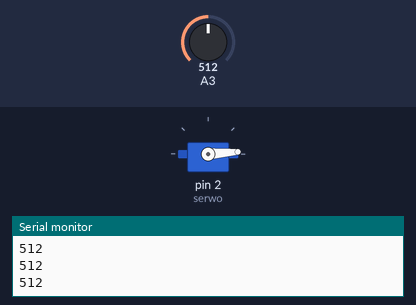
Recording of a sketch running on a simulated Arduino Uno, built with avr-gcc and run on an emulated ATmega328P. Shown: servo, the last lines printed to the serial monitor. The test bench sets the inputs (shaded band); at power-on: A3 = 512.

Above: at 1.4 s.
1.5 s: A3 set to 90
At 1.77 s:
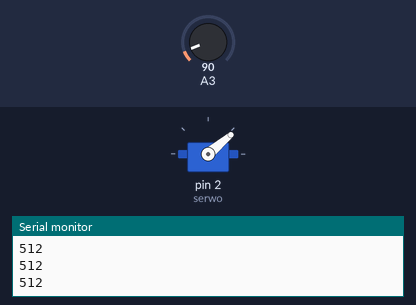
4.9 s: A3 set to 71
At 6.0 s:
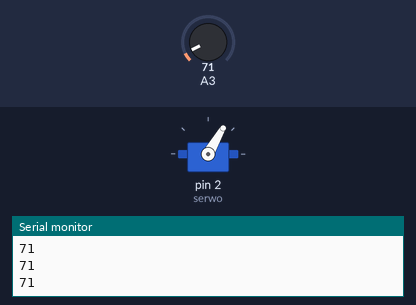
Timing chart, 0 to 7.9 s (numbered marks = the images above; inputs shaded):
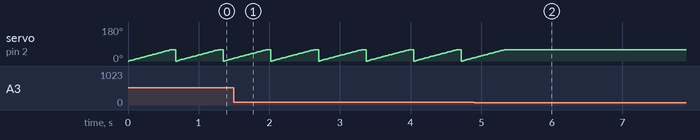

The sketch:

TRexArduino.ino
```cpp
#include <Servo.h>

Servo serwo;

void setup() {
  Serial.begin(9600);
  serwo.attach(2);
}

void wyslij(int odczyt) {
  Serial.println(odczyt);
}

int analog=0;
int i = 0;
void loop() {

  analog=analogRead(A3);
  wyslij(analog);
  if(analog>80) {
    //delay(50);
    for (i = 0; i <= 60; i += 1) {
      serwo.write(i);
      delay(10);
    }
  }
  delay(60);
}
```

Measured:
- the behaviour switches between 81 and 80 on A3 (found by bisection; images 1 and 2)
- after the input at 4.9 s, servo on pin 2 (serwo): goes on until 5.3 s, then stays 60°
- by itself, servo on pin 2 (serwo): ramps from 0° to 60° and jumps back, once every 0.67 s
